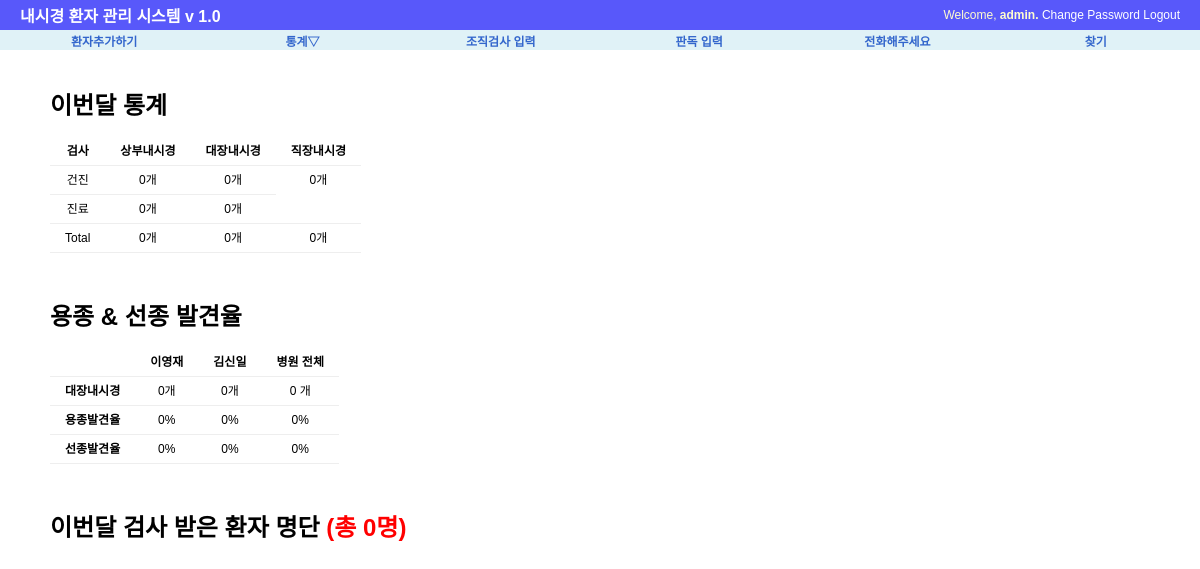
/procedure/thismonth/ (signed in), run on an earlier commit of the app's database.
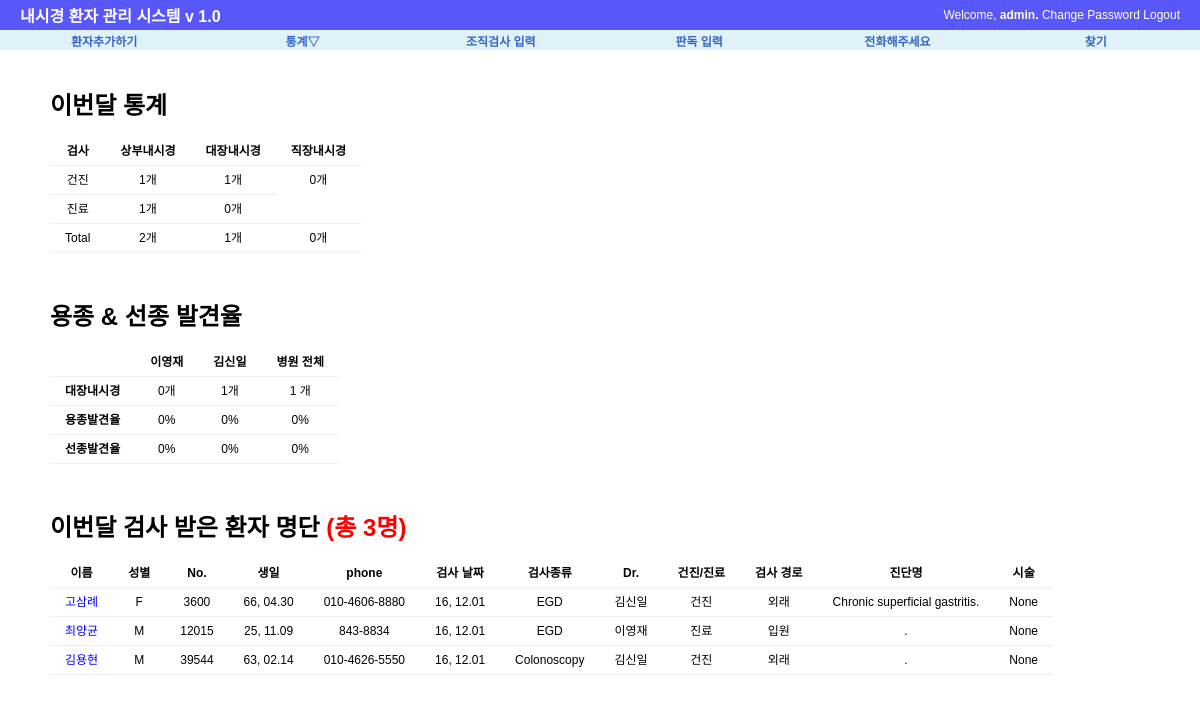
And on a later commit of the database.
### procedure/models.py (models this page shows, shortened)
class Exam(models.Model):
    exam_date=models.DateField('검사 날짜', default=date.today)
    exam_type=MultiSelectField('내시경 종류', max_length=20, max_choices=3,choices=(('E', 'EGD'),('C','Colonoscopy'), ('S','Sigmoidoscopy')))
    exam_doc=models.CharField('의사', max_length=30, choices=(('이영재','이영재'),('김신일','김신일')), default='김신일')
    exam_class=models.CharField('건진/진료',max_length=30, choices=(('건진',"건진"),('진료',"진료"),('건진+진료',"건진+진료")), default='건진')
    exam_place=models.CharField('외래/입원', max_length=20, choices=(('입원', '입원'), ('외래', '외래')), default='외래')
    patient_name=models.CharField('환자 이름', max_length=50)
    hospital_no=models.CharField('환자등록 번호', max_length=10)
    patient_sex=models.CharField('성별',max_length=10, choices=(('M',"남자"),('F', "여자")), default='M')
    patient_birth=models.DateField('생일', auto_now=False)
    patient_phone=models.CharField("전화번호", max_length=15, default="010-")
    exam_Dx=models.CharField("내시경 진단명",max_length=200)
    exam_procedure=MultiSelectField("시술", max_length=20, max_choices=5, choices=(('None','None'),('Bx',"Bx"),('CLO','CLO'),('Polypectomy', "Polypectomy"),("EMR",'EMR'),
                                                           ('ForeignBody','Foreign Body Remove'),('BleedingControl','Bleeding Control'),('PEG','PEG')))
    Bx_result=models.CharField("조직검사 결과", max_length=200, default=".")
    follow_up=models.IntegerField("추적검사 기간", default=0)
    phone_check=models.CharField("전화 통화 결과", max_length=50, default='.')
    re_visit=models.BooleanField("재방문", default=False)
    class Meta:
        ordering=['-exam_date']

### procedure/views.py (the view)
@login_required
def thismonth(request):
    g_egd=0 #건진위내시경
    j_egd=0 #진료위내시경
    g_colon=0 #건진대장내시경
    j_colon=0 #진료대장내시경
    sig=0
    first_colon=0
    second_colon=0
    first_polyp=0
    second_polyp=0
    first_adenoma=0
    second_adenoma=0
    today=date.today()
    this_month=today.month
    this_year=today.year
    all_patients=Exam.objects.all()
    context={'object_list':[],'g_egd':0, 'j_egd':0, 'total_egd':0, 'g_colon':0, 'j_colon':0, 'total_colon':0, 'sig':0, 'first_colon':0,
             'first_polyp_rate':0, 'first_adr':0, 'second_colon':0, 'second_polyp_rate':0, 'second_adr':0,
             'total_polyp_rate':0, 'total_adenoma_rate':0}
    for patient in all_patients:
        if patient.exam_date.year==this_year and patient.exam_date.month==this_month:
            context['object_list'].append(patient)
            if 'E' in patient.exam_type:
                if patient.exam_class =='건진':
                    g_egd+=1
                elif patient.exam_class=="진료":
                    j_egd+=1
                elif patient.exam_class == "건진+진료":
                    g_egd+=1
            if 'C' in patient.exam_type:
                if patient.exam_doc=="이영재":
                    first_colon+=1
                    if 'Polypectomy' in patient.exam_procedure or 'EMR' in patient.exam_procedure:
                        first_polyp+=1
                    if 'adenoma' in patient.Bx_result:
                        first_adenoma+=1
                elif patient.exam_doc=="김신일":
                    second_colon+=1
                    if 'Polypectomy' in patient.exam_procedure or 'EMR' in patient.exam_procedure:
                        second_polyp+=1
                    if 'adenoma' in patient.Bx_result:
                        second_adenoma+=1
                if patient.exam_class=="건진":
                    g_colon+=1
                elif patient.exam_class=="진료":
                    j_colon+=1
                elif patient.exam_class=="건진+진료":
                    j_colon+=1
            if 'S' in patient.exam_type : sig+=1
    context['g_egd']=g_egd
    context['j_egd'] = j_egd
    context['total_egd']=g_egd+j_egd
    context['g_colon']=g_colon
    context['j_colon']=j_colon
    context['total_colon']=g_colon+j_colon
    context['sig']=sig
    context['first_colon']=first_colon
    context['second_colon']=second_colon
    if first_colon !=0:
        context['first_polyp_rate']=int(float(first_polyp)/first_colon *100)
        context['first_adr'] = int(float(first_adenoma) / first_colon * 100)
    else : context['first_polyp_rate']='0'
    if second_colon !=0:
        context['second_polyp_rate'] = int(float(second_polyp) / second_colon * 100)
        context['second_adr'] = int(float(second_adenoma) / second_colon * 100)
    else : context['second_polyp_rate']='0'
    if context['total_colon']!=0:
        context['total_polyp_rate'] = int(float(first_polyp + second_polyp) / context['total_colon'] * 100)
        context['total_adenoma_rate'] = int(float(first_adenoma + second_adenoma) / context['total_colon'] * 100)
    else:
        context['total_polyp_rate'],context['total_adenoma_rate']='0','0'
    return render(request, 'procedure/this_month_list.html', context)

### procedure/templates/procedure/this_month_list.html (shortened to what this page needs)
{%  extends "base.html" %}
{% block content %}
<div id="content">
    <h1> 이번달 통계</h1>
    <table>
        <tr>
            <th> 검사 </th>
            <th> 상부내시경 </th>
            <th> 대장내시경</th>
            <th> 직장내시경 </th>
        </tr>
        <tr>
            <td> 건진</td>
            <td> {{g_egd}}개</td>
            <td> {{g_colon}}개</td>
            <td rowspan="2"> {{sig}}개</td>
        </tr>
        <tr>
            <td> 진료 </td>
            <td> {{j_egd}}개</td>
            <td> {{j_colon}}개</td>
        </tr>
        <tr>
            <td> Total</td>
            <td>{{total_egd}}개</td>
            <td> {{total_colon}}개</td>
            <td> {{sig}}개 </td>
        </tr>
    </table>
     <br><br>
    <h1> 용종 & 선종 발견율</h1>
    <table>
        <tr>
            <th> </th>
            <th> 이영재</th>
            <th> 김신일</th>
            <th> 병원 전체</th>
        </tr>
        <tr>
            <td> <strong>대장내시경</strong></td>
            <td> {{first_colon}}개</td>
            <td> {{second_colon}}개</td>
            <td> {{total_colon}} 개</td>
        </tr>
        <tr>
            <td> <strong>용종발견율</strong></td>
            <td> {{first_polyp_rate}}%</td>
            <td> {{second_polyp_rate}}%</td>
            <td> {{total_polyp_rate}}%</td>
        </tr>
        <tr>
            <td> <strong>선종발견율</strong></td>
            <td> {{first_adr}}%</td>
            <td> {{second_adr}}%</td>
            <td> {{total_adenoma_rate}}%</td>
        </tr>
    </table>
    <br><br>
    <h1> 이번달 검사 받은 환자 명단 <font color="red">(총 {{object_list | length }}명)</font></h1>
    {%  if object_list %}
        <table>
        <tr>
        <th> 이름</th>
        <th> 성별</th>
        <th> No.</th>
        <th> 생일</th>
        <th> phone</th>
        <th> 검사 날짜</th>
        <th> 검사종류</th>
        <th> Dr.</th>
        <th> 건진/진료</th>
        <th> 검사 경로</th>
        <th> 진단명</th>
        <th> 시술</th>
        </tr>
    {%  for list in object_list %}
        <tr>
        <td><a href="{% url 'procedure:month_update' list.id %}"><font color="blue">{{ list.patient_name }}</font></a></td>
        <td>{{ list.patient_sex }}</td>
        <td>{{ list.hospital_no}}</td>
        <td>{{ list.patient_birth |  date:"y, m.d"}}</td>
        <td>{{ list.patient_phone}}</td>
        <td>{{ list.exam_date |  date:"y, m.d" }}</td>
        <td>{{ list.exam_type }}</td>
        <td>{{ list.exam_doc}}</td>
        <td>{{ list.exam_class }}</td>
        <td>{{ list.exam_place }}</td>
        <td>{{ list.exam_Dx }}</td>
        <td>{{ list.exam_procedure }}</td>
        </tr>
    {% endfor %}
        </table>
    {%  endif %}
</div>
{% endblock %}

What changed in the data, as far as the page shows it:
added Exam: patient_name "고삼례", patient_sex "F", hospital_no "3600", patient_birth "66, 04.30", patient_phone "010-4606-8880", exam_date "16, 12.01", exam_type "EGD", exam_doc "김신일", exam_class "건진", exam_place "외래", exam_Dx "Chronic superficial gastritis.", exam_procedure "None"
added Exam: patient_name "최양균", patient_sex "M", hospital_no "12015", patient_birth "25, 11.09", patient_phone "843-8834", exam_date "16, 12.01", exam_type "EGD", exam_doc "이영재", exam_class "진료", exam_place "입원", exam_Dx ".", exam_procedure "None"
added Exam: patient_name "김용현", patient_sex "M", hospital_no "39544", patient_birth "63, 02.14", patient_phone "010-4626-5550", exam_date "16, 12.01", exam_type "Colonoscopy", exam_doc "김신일", exam_class "건진", exam_place "외래", exam_Dx ".", exam_procedure "None"
Also different on the page:
{{ g_egd }}: "0" → "1"
{{ g_colon }}: "0" → "1"
{{ j_egd }}: "0" → "1"
{{ total_egd }}: "0" → "2"
{{ total_colon }}: "0" → "1"
{{ second_colon }}: "0" → "1"
{{ object_list | length }}: "0" → "3"
text now shown: "이름 성별 No. 생일 phone 검사 날짜 검사종류 Dr. 건진/진료 검사 경로 진단명 시술"
